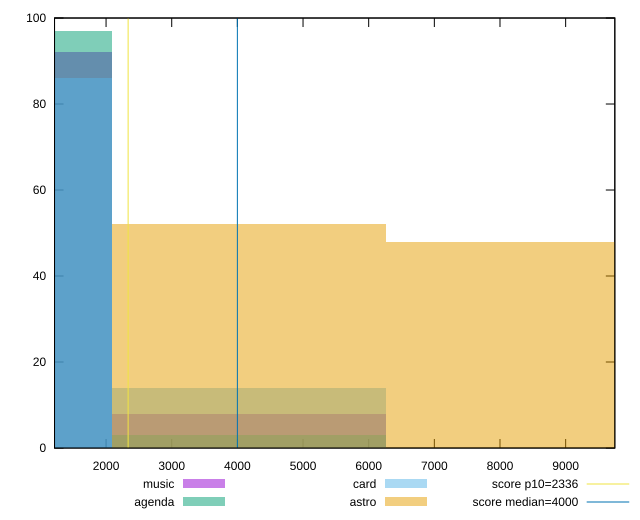

Source code (gnuplot):
reset

$music <<EOF
0 92
4174.424735190144 8
EOF

$agenda <<EOF
0 97
4174.424735190144 3
EOF

$card <<EOF
0 86
4174.424735190144 14
EOF

$astro <<EOF
4174.424735190144 52
8348.849470380288 48
EOF

set key outside below
set boxwidth 4174.424735190144
set xrange [1215.082:9748.921000000004]
set yrange [0:100]
set trange [0:100]
set style fill transparent solid 0.5 noborder

set parametric
set terminal svg size 640, 520 enhanced background rgb 'white'
set output "reports/report_00028_2021-02-24T12-49-42.674Z/first-meaningful-paint/comparison/histogram/all_raw.svg"

plot $music title "music" with boxes, \
     $agenda title "agenda" with boxes, \
     $card title "card" with boxes, \
     $astro title "astro" with boxes, \
     2336,t title "score p10=2336", \
     4000,t title "score median=4000"

reset
